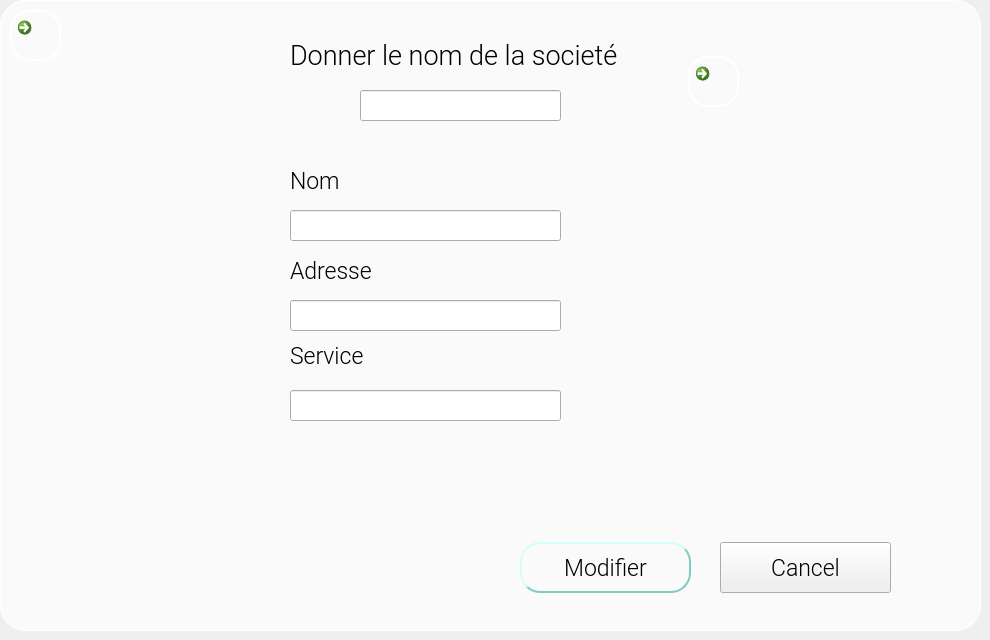
   <widget class="QWidget" name="modifier_societe">
    <widget class="QCommandLinkButton" name="backtogerersociete_3">
     <property name="geometry">
      <rect>
       <x>10</x>
       <y>10</y>
       <width>51</width>
       <height>51</height>
      </rect>
     </property>
     <property name="styleSheet">
      <string notr="true">QPushButton{
 border-width: 2px;
border-style: outset;
border-color: white;
border-radius: 20px;
padding:0 8;
}
QPushButton:hover
{
background:#f5f5f5;
}
QPushButton:pressed{
border-style: inset;
border-radius: 20px;
padding:0 8;
background:#eeeeee;
}</string>
     </property>
     <property name="text">
      <string/>
     </property>
     <property name="iconSize">
      <size>
       <width>32</width>
       <height>32</height>
      </size>
     </property>
    </widget>
    <widget class="QFrame" name="supp_frame_3">
     <property name="geometry">
      <rect>
       <x>0</x>
       <y>0</y>
       <width>981</width>
       <height>631</height>
      </rect>
     </property>
     <property name="styleSheet">
      <string notr="true">.QFrame{
border: 1px solid white ;
background-color: #fafafa;
border-radius: 25px;
padding: 20px;
 margin: 0px;
}</string>
     </property>
     <property name="frameShape">
      <enum>QFrame::StyledPanel</enum>
     </property>
     <property name="frameShadow">
      <enum>QFrame::Raised</enum>
     </property>
     <widget class="QLineEdit" name="nom_s_3">
      <property name="geometry">
       <rect>
        <x>290</x>
        <y>210</y>
        <width>271</width>
        <height>31</height>
       </rect>
      </property>
      <property name="font">
       <font>
        <family>Roboto Light</family>
        <pointsize>12</pointsize>
       </font>
      </property>
     </widget>
     <widget class="QLineEdit" name="adresse_s_3">
      <property name="geometry">
       <rect>
        <x>290</x>
        <y>300</y>
        <width>271</width>
        <height>31</height>
       </rect>
      </property>
      <property name="font">
       <font>
        <family>Roboto Light</family>
        <pointsize>12</pointsize>
       </font>
      </property>
     </widget>
     <widget class="QLabel" name="text_13">
      <property name="geometry">
       <rect>
        <x>290</x>
        <y>170</y>
        <width>121</width>
        <height>21</height>
       </rect>
      </property>
      <property name="font">
       <font>
        <family>Roboto Light</family>
        <pointsize>17</pointsize>
       </font>
      </property>
      <property name="text">
       <string>Nom</string>
      </property>
     </widget>
     <widget class="QLabel" name="text_14">
      <property name="geometry">
       <rect>
        <x>290</x>
        <y>260</y>
        <width>121</width>
        <height>21</height>
       </rect>
      </property>
      <property name="font">
       <font>
        <family>Roboto Light</family>
        <pointsize>17</pointsize>
       </font>
      </property>
      <property name="text">
       <string>Adresse</string>
      </property>
     </widget>
     <widget class="QLabel" name="text_15">
      <property name="geometry">
       <rect>
        <x>290</x>
        <y>340</y>
        <width>101</width>
        <height>31</height>
       </rect>
      </property>
      <property name="font">
       <font>
        <family>Roboto Light</family>
        <pointsize>17</pointsize>
       </font>
      </property>
      <property name="text">
       <string>Service</string>
      </property>
     </widget>
     <widget class="QLineEdit" name="service_s_3">
      <property name="geometry">
       <rect>
        <x>290</x>
        <y>390</y>
        <width>271</width>
        <height>31</height>
       </rect>
      </property>
      <property name="font">
       <font>
        <family>Roboto Light</family>
        <pointsize>12</pointsize>
       </font>
      </property>
     </widget>
     <widget class="QPushButton" name="modifier_2">
      <property name="geometry">
       <rect>
        <x>520</x>
        <y>542</y>
        <width>171</width>
        <height>51</height>
       </rect>
      </property>
      <property name="font">
       <font>
        <family>Roboto Light</family>
        <pointsize>17</pointsize>
       </font>
      </property>
      <property name="styleSheet">
       <string notr="true">QPushButton{
 border-width: 2px;
border-style: outset;
border-color: #80cbc4;
border-radius: 20px;
padding:0 8;
}
QPushButton:pressed{
border-style: inset;
border-radius: 20px;
padding:0 8;
background: #f5f5f5;
}
</string>
      </property>
      <property name="text">
       <string>Modifier</string>
      </property>
     </widget>
     <widget class="QPushButton" name="cancel_4">
      <property name="geometry">
       <rect>
        <x>720</x>
        <y>542</y>
        <width>171</width>
        <height>51</height>
       </rect>
      </property>
      <property name="font">
       <font>
        <family>Roboto Light</family>
        <pointsize>17</pointsize>
       </font>
      </property>
      <property name="text">
       <string>Cancel</string>
      </property>
     </widget>
     <widget class="QLineEdit" name="nomd">
      <property name="geometry">
       <rect>
        <x>360</x>
        <y>90</y>
        <width>201</width>
        <height>31</height>
       </rect>
      </property>
     </widget>
     <widget class="QLabel" name="text_12">
      <property name="geometry">
       <rect>
        <x>290</x>
        <y>40</y>
        <width>371</width>
        <height>31</height>
       </rect>
      </property>
      <property name="font">
       <font>
        <family>Roboto Light</family>
        <pointsize>20</pointsize>
       </font>
      </property>
      <property name="text">
       <string>Donner le nom de la societé</string>
      </property>
     </widget>
    </widget>
    <widget class="QCommandLinkButton" name="search_4">
     <property name="geometry">
      <rect>
       <x>688</x>
       <y>56</y>
       <width>51</width>
       <height>51</height>
      </rect>
     </property>
     <property name="font">
      <font>
       <family>Segoe UI</family>
       <pointsize>5</pointsize>
      </font>
     </property>
     <property name="styleSheet">
      <string notr="true">QPushButton{
 border-width: 2px;
border-style: outset;
border-color: white;
border-radius: 20px;
padding:0 8;
}
QPushButton:hover
{
background:#f5f5f5;
}
QPushButton:pressed{
border-style: inset;
border-radius: 20px;
padding:0 8;
background:#eeeeee;
}</string>
     </property>
     <property name="text">
      <string/>
     </property>
     <property name="icon">
      <iconset>
       <normaloff>D:/Proj icons/search.png</normaloff>D:/Proj icons/search.png</iconset>
     </property>
     <property name="iconSize">
      <size>
       <width>36</width>
       <height>36</height>
      </size>
     </property>
    </widget>
    <zorder>supp_frame_3</zorder>
    <zorder>backtogerersociete_3</zorder>
    <zorder>search_4</zorder>
   </widget>
